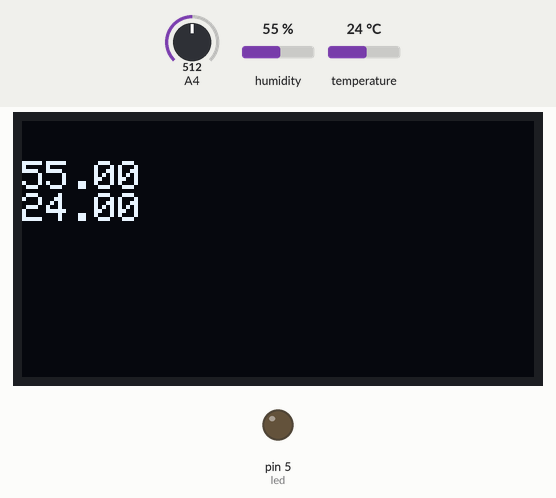
Recording of a sketch running on a simulated Arduino Uno, built with avr-gcc and run on an emulated ATmega328P. Parts: 128×64 one-colour display, output pins drawn as LEDs (lit = HIGH). The inputs (shaded band) are chosen by the test bench; at power-on: A4 = 512, humidity 55 %, temperature 24 °C. What the sketch prints to the serial monitor is not drawn.

Above: at 4.1 s.
At 5.2 s:
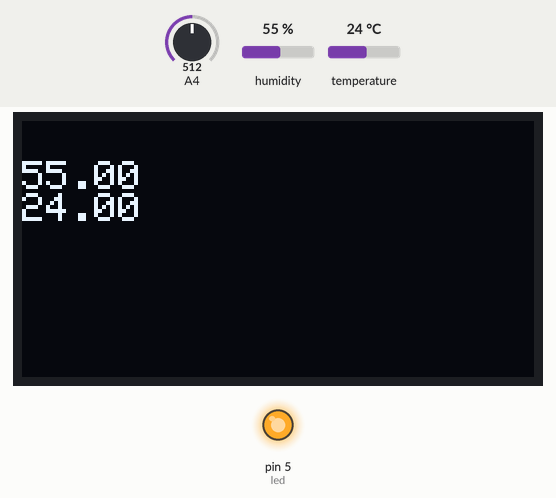
5.3 s: A4 set to 982
7.8 s: A4 set to 1014
Timing chart, 0 to 18.6 s (numbered marks = the images above; inputs shaded):
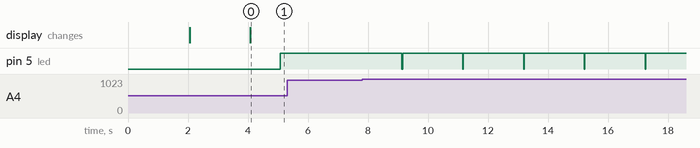

Measured:
- after the input at 5.3 s, every drawn part: stays the same
- after the input at 7.8 s, pin 5 (led): alternates HIGH for 2.0 s and LOW for 0.02 s, starting after 1.3 s

The sketch:

ASSIGNMENT3_may10b.ino
```cpp
#include <Wire.h>
#include <Adafruit_GFX.h>
#include <Adafruit_SSD1306.h>
#define SCREEN_WIDTH 128 // OLED display width, in pixels
#define SCREEN_HEIGHT 64 // OLED display height, in pixels
// Declaration for an SSD1306 display connected to I2C (SDA, SCL pins)
Adafruit_SSD1306 display(SCREEN_WIDTH, SCREEN_HEIGHT, &Wire, -1);
#include "DHT.h"
#define DHTPIN 4     // Digital pin connected to the DHT sensor
#define DHTTYPE DHT11
DHT dht(DHTPIN, DHTTYPE);
 float h = dht.readHumidity();
  float t = dht.readTemperature();
void setup() {
  pinMode(5,OUTPUT);//led
  pinMode(4,INPUT);//ldr
  Serial.begin(9600);
  Serial.println(F("DHTxx test!"));
  dht.begin();
  delay(2000);
Serial.println("oled test");
  if(!display.begin(SSD1306_SWITCHCAPVCC, 0x3C)) {
    Serial.println("SSD1306 allocation failed");
    for(;;);
  }
  delay(2000);
  display.clearDisplay();
  display.setTextSize(1);
  display.setTextColor(WHITE);
  display.setCursor(0, 10);
  // Display static text
  display.println(h);
  display.println(t);
  display.display();
}

void loop()
{
  int a=analogRead(4);
  Serial.println("ldr value is");
  Serial.print(a);
  delay(1000);
  if(a<1000){
    digitalWrite(5,HIGH);
  }
  else{
  digitalWrite(5,LOW);
  Serial.println("led is off");
  }
  float f = dht.readTemperature(true);
  if (isnan(h) || isnan(t) || isnan(f)) {
    Serial.println(F("Failed to read from DHT sensor!"));
    return;
  }
  Serial.print(F("Humidity: "));
  Serial.print(h);
  Serial.print(F("% Temperature: "));
  Serial.print(t);
  if(t<35){
  digitalWrite(5,HIGH);
  }
  else{
  digitalWrite(5,LOW);
  }
  Serial.print(F("°C "));
  Serial.print(f);
  delay(1000);
  }
```
